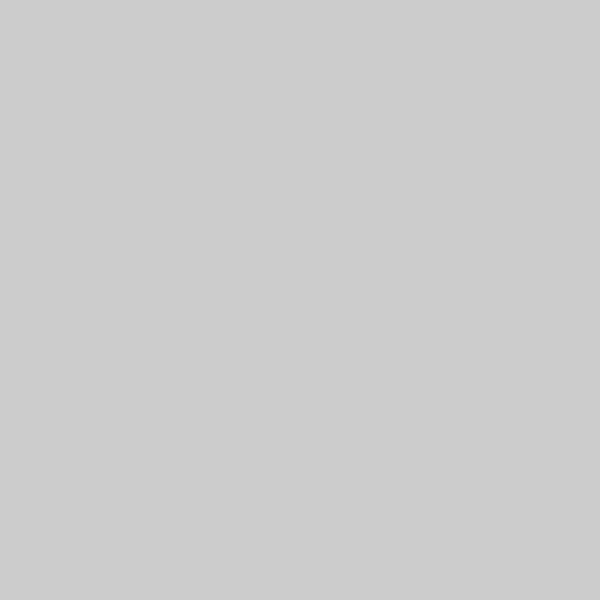
Frame 1 (no input)
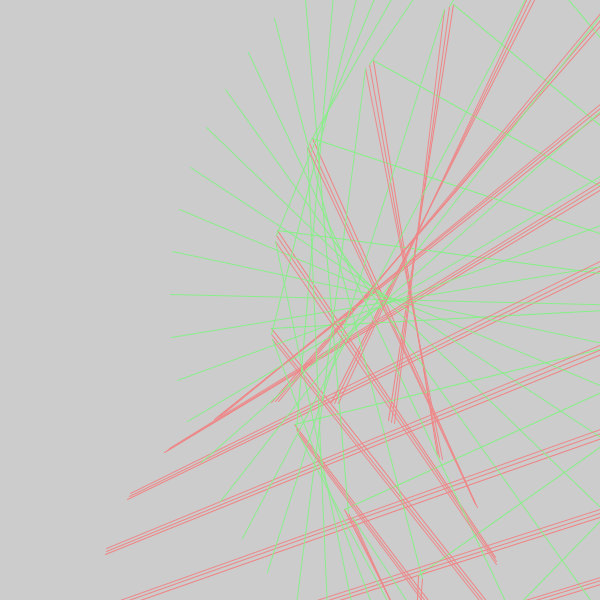
Frame 60 (the mouse pressed at the canvas centre just before this capture)
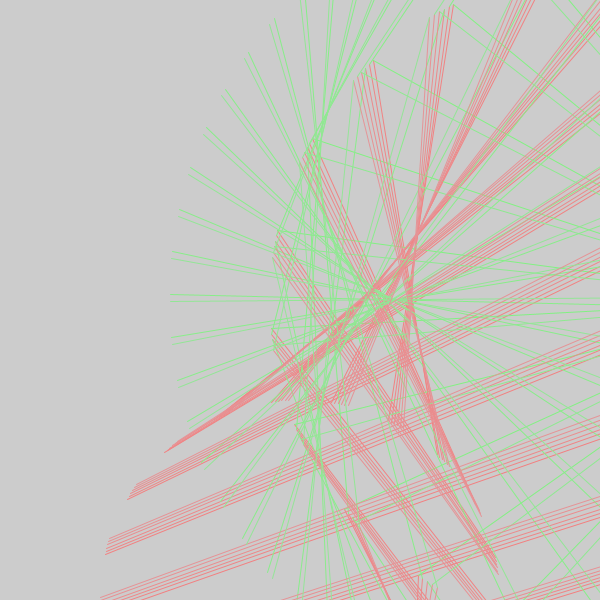
Frame 120 (the mouse held since frame 60 and released just before this capture)

The Processing sketch that drew these frames (run headless with seeded random() and noise(); from frame 60 on, the mouse is pressed at the canvas centre):

// Processing sketch: Sin__Cos_
// ── Sin__Cos_.pde
void setup () {
  
  size (600, 600);
}

void draw () {
  
  // sin and cos, always -1 and 1
 // background (255);
 
 float distance1 = 200;
 float angle1 = frameCount * -0.3;
 float x1 = width/2 + distance1 * sin(angle1);
 float y1= height/1 + distance1 * cos(angle1);
 
 float distance2 = 330;
 float angle2 = frameCount * 0.30;
 float x2 = width/1 + distance2 * sin(angle2);
 float y2= height/2 + distance2 * cos(angle2);
 
 float r = 128 + 128 * sin(90 + frameCount * 0.0017);
 float g = 128 + 128 * sin(frameCount * 0.0014);
 float b = 128 + 128 * sin(frameCount * 0.0016);
 

 
 stroke (r, g, b);
 line (x1, y1, x2, y2);
 
 
 float distance3 = 430;
 float angle3 = frameCount * 0.10;
 float x3 = width/1 + distance3 * sin(angle3);
 float y3= height/2 + distance3 * cos(angle3);
 
  stroke (g, r, b);
 line (x3, y3, x2, y2);
 
}
